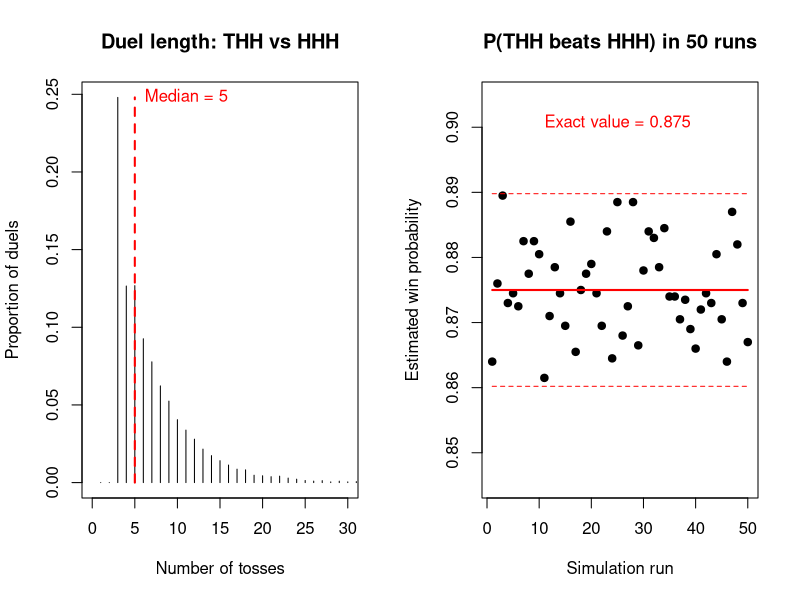

The R script that drew this image:
# Statistical Programming
# Practical 2: Sequence duels and the perils of independence
#
# Group 3:
# Alejandra Campo Archbold (s3023700)
# Weihang Gu (s2932201)
# Weichen Zhao (s2929481)
#
# Contributions (approximate proportions):
# - Alejandra Campo Archbold: []
# - Weihang Gu: []
# - Weichen Zhao: []
#
# GitHub URL:
# https://github.com/alejandrarchbold/Statistical_Programming.git


#-----------------------------------------------------------------------------
# Overview
#-----------------------------------------------------------------------------

# A coin with P(heads) = p is tossed repeatedly (1 = heads, 0 = tails). Two
# players each choose a pattern of k outcomes and the same stream of tosses
# is watched until one of the patterns appears as k consecutive tosses; that
# player wins. We simulate duels, estimate win probabilities between all
# patterns, compute exact expected waiting times of single patterns, look for
# non-transitive cycles and study how the bias p changes the game.


#-----------------------------------------------------------------------------
# Function definitions
#-----------------------------------------------------------------------------


# Q1: firsthit

firsthit <- function(x, a) {
  # Description: finds where pattern a first appears in the toss stream x.
  # Inputs: x (vector of 0/1 tosses), a (0/1 pattern).
  # Output: the toss at which a is first completed, or NA if it never is.
  # How it works: checks each window of k tosses in order, where the window
  #   ending at toss m is x[(m-k+1):m].
  
  k <- length(a)
  n <- length(x)
  if (k == 0) stop("Please add a 0/1 pattern.")
  if (n < k) return(NA)
  
  for (m in k:n) {
    if (all(x[(m - k + 1):m] == a)) return(m)
  }
  NA
}


# Shared simulation engine for Q2, Q3 and Q4

race <- function(pats, p = 0.5, nreps = 1, block = 50) {
  # Description: simulates nreps independent coin streams. Each stream is
  #   watched for every pattern in pats and stops when the first of them
  #   appears.
  # Inputs: pats (list of 0/1 patterns of the same length k), p (P(heads)),
  #   nreps (number of streams), block (tosses added per extension).
  # Output: matrix with one row per stream and columns winner (position in
  #   pats of the pattern that appeared first) and tosses (toss at which it
  #   appeared).
  # How it works: row i of X is stream i. While some streams are unfinished,
  #   only those rows receive a new block of tosses. Each pattern is compared
  #   with every k-window of every row at once; a row finishes when some
  #   window matches, and the winner is the pattern with the earliest match.
  
  k <- length(pats[[1]])
  res <- matrix(NA, nreps, 2, dimnames = list(NULL, c("winner", "tosses")))
  active <- 1:nreps
  X <- matrix(0, nreps, 0)
  
  while (length(active) > 0) {
    new <- matrix(rbinom(length(active) * block, 1, p), length(active))
    X <- cbind(X, new)
    ends <- k:ncol(X)
    
    # hit[i, q] = first toss at which pattern q appears in stream i (Inf if
    # it has not appeared). Window ending at toss e matches pattern a when
    # X[, e - k + j] == a[j] for j = 1, ..., k.
    hit <- sapply(pats, function(a) {
      match <- matrix(TRUE, nrow(X), length(ends))
      for (j in 1:k) match <- match & X[, ends - k + j, drop = FALSE] == a[j]
      ifelse(rowSums(match) > 0, ends[max.col(match, "first")], Inf)
    })
    hit <- matrix(hit, nrow(X))
    
    first <- apply(hit, 1, min)
    done <- first < Inf
    res[active[done], "winner"] <- apply(hit[done, , drop = FALSE], 1,
                                         which.min)
    res[active[done], "tosses"] <- first[done]
    
    X <- X[!done, , drop = FALSE]
    active <- active[!done]
  }
  res
}

check_pair <- function(a, b) {
  # Description: stops with an error unless a and b are distinct 0/1
  #   patterns of the same positive length.
  if (length(a) == 0 || length(a) != length(b)) {
    stop("a and b must have the same positive length.")
  }
  if (!all(c(a, b) %in% c(0, 1))) stop("Patterns must contain only 0 and 1.")
  if (all(a == b)) stop("a and b must be different.")
}


# Q2: duel

duel <- function(a, b, p = 0.5) {
  # Description: simulates one duel between patterns a and b.
  # Inputs: a and b (distinct 0/1 patterns), p (P(heads)).
  # Output: c(winner, tosses), with winner 1 if a wins and 0 if b wins.
  # How it works: runs race for a single stream.
  check_pair(a, b)
  r <- race(list(a, b), p, nreps = 1)
  c(winner = as.numeric(r[1, "winner"] == 1),
    tosses = as.numeric(r[1, "tosses"]))
}


# Q3: pwin

pwin <- function(a, b, p = 0.5, nreps = 10000) {
  # Description: estimates the probability that a appears before b.
  # Inputs: a and b (distinct 0/1 patterns), p (P(heads)),
  #   nreps (number of simulated duels).
  # Output: the proportion of the nreps duels won by a.
  # How it works: runs race for nreps streams at once.
  check_pair(a, b)
  r <- race(list(a, b), p, nreps)
  mean(r[, "winner"] == 1)
}


# Q4: ewait and simwait

ewait <- function(a, p = 0.5) {
  # Description: exact expected waiting time of pattern a.
  # Inputs: a (0/1 pattern), p (P(heads)).
  # Output: the expected number of tosses until a first appears.
  # How it works: a has an overlap of length j if its first j outcomes equal
  #   its last j outcomes (j = k always counts). Each overlap adds
  #   1 / P(a[1:j]), with P(a[1:j]) = p^h (1-p)^(j-h) and h the number of
  #   heads in a[1:j].
  k <- length(a)
  wait <- 0
  for (j in 1:k) {
    if (all(a[1:j] == a[(k - j + 1):k])) {
      h <- sum(a[1:j])
      wait <- wait + 1 / (p^h * (1 - p)^(j - h))
    }
  }
  wait
}

simwait <- function(a, p = 0.5, nreps = 20000) {
  # Description: simulated waiting times of pattern a, to check ewait.
  # Output: the waiting time in each of nreps independent streams.
  # How it works: runs race with a as the only pattern.
  race(list(a), p, nreps)[, "tosses"]
}


# Q5: pmat

all_patterns <- function(k) {
  # Description: all 2^k patterns of length k, one per row, in binary
  #   counting order with the first toss as the most significant digit
  #   (0 = T, 1 = H). For k = 3: TTT, TTH, THT, THH, HTT, HTH, HHT, HHH.
  unname(as.matrix(expand.grid(rep(list(0:1), k)))[, k:1, drop = FALSE])
}

label <- function(a) {
  # Description: writes a pattern with letters, e.g. c(1, 0, 1) -> "HTH".
  paste(c("T", "H")[a + 1], collapse = "")
}

pmat <- function(k, p = 0.5, nreps = 10000) {
  # Description: estimated win probabilities between all 2^k patterns.
  # Inputs: k (pattern length), p (P(heads)), nreps (duels per pair).
  # Output: matrix M where M[i, j] = P(pattern i beats pattern j), with
  #   patterns ordered as in all_patterns(k) and NA on the diagonal.
  # How it works: each pair is simulated once; since a duel always has one
  #   winner, M[j, i] = 1 - M[i, j].
  pats <- all_patterns(k)
  n <- nrow(pats)
  labs <- apply(pats, 1, label)
  M <- matrix(NA, n, n, dimnames = list(labs, labs))
  for (i in 1:(n - 1)) {
    for (j in (i + 1):n) {
      M[i, j] <- pwin(pats[i, ], pats[j, ], p, nreps)
      M[j, i] <- 1 - M[i, j]
    }
  }
  M
}


# Q5(a): best_reply

best_reply <- function(M) {
  # Description: best reply to every pattern.
  # Input: M (win probability matrix from pmat).
  # Output: for each pattern, the pattern that beats it with the highest
  #   probability and that probability.
  # How it works: column j of M holds the chances of beating pattern j, so
  #   the best reply is the row of the largest entry in column j.
  best <- apply(M, 2, which.max)
  data.frame(pattern = colnames(M), reply = rownames(M)[best],
             probability = round(M[cbind(best, 1:ncol(M))], 3))
}


# Q5(b): even_pairs, find_cycle and show_cycle

even_pairs <- function(M, tol = 0.015) {
  # Description: pairs of patterns that are (essentially) evenly matched.
  # Inputs: M (win matrix), tol (allowed distance of P from 0.5).
  # Output: prints the pairs with |P(a beats b) - 0.5| < tol.
  pos <- which(upper.tri(M) & abs(M - 0.5) < tol, arr.ind = TRUE)
  if (nrow(pos) == 0) {
    cat("No evenly matched pairs.\n")
  } else {
    print(data.frame(pattern_a = rownames(M)[pos[, 1]],
                     pattern_b = colnames(M)[pos[, 2]],
                     p_a_wins = round(M[pos], 3)), row.names = FALSE)
  }
}

find_cycle <- function(M, cutoff = 0.55) {
  # Description: shortest non-transitive cycle of distinct patterns, each
  #   beating the next with probability above cutoff.
  # Inputs: M (win matrix), cutoff (minimum win probability of each step).
  # Output: pattern indices of the cycle (start repeated at the end), or
  #   NULL if there is none.
  # How it works: beats[i, j] is TRUE if i clearly beats j. A breadth-first
  #   search from each start s visits patterns in order of the number of
  #   steps from s, so the first step back to s closes the shortest cycle
  #   through s. The shortest cycle over all starts is returned.
  beats <- M > cutoff
  beats[is.na(beats)] <- FALSE
  n <- nrow(M)
  best <- NULL
  
  for (s in 1:n) {
    parent <- rep(NA, n)
    queue <- s
    cycle <- NULL
    while (length(queue) > 0 && is.null(cycle)) {
      u <- queue[1]
      queue <- queue[-1]
      for (v in which(beats[u, ])) {
        if (v == s) {
          # follow the parents back from u to s to recover the path
          cycle <- c(u, s)
          while (cycle[1] != s) cycle <- c(parent[cycle[1]], cycle)
          break
        }
        if (is.na(parent[v])) {
          parent[v] <- u
          queue <- c(queue, v)
        }
      }
    }
    if (!is.null(cycle) && (is.null(best) || length(cycle) < length(best))) {
      best <- cycle
    }
  }
  best
}

show_cycle <- function(M, cutoff = 0.55) {
  # Description: prints the cycle from find_cycle and the win probability
  #   of each of its steps.
  cycle <- find_cycle(M, cutoff)
  if (is.null(cycle)) {
    cat("No clear non-transitive cycle found.\n")
    return(invisible(NULL))
  }
  labs <- rownames(M)
  cat("Cycle of length", length(cycle) - 1, ":",
      paste(labs[cycle], collapse = " -> "), "\n")
  for (i in 1:(length(cycle) - 1)) {
    cat(" ", labs[cycle[i]], "beats", labs[cycle[i + 1]], ":",
        round(M[cycle[i], cycle[i + 1]], 3), "\n")
  }
}


#-----------------------------------------------------------------------------
# Run code and analysis
#-----------------------------------------------------------------------------

set.seed(2026)


# Q1: Test firsthit on streams that can be checked by hand

# Stream H T T H T H H H T: HTH is completed at toss 6 and THH at toss 7.
x <- c(1, 0, 0, 1, 0, 1, 1, 1, 0)
cat("Q1: firsthit on H T T H T H H H T\n")
cat("  HTH (expected 6):", firsthit(x, c(1, 0, 1)), "\n")
cat("  THH (expected 7):", firsthit(x, c(0, 1, 1)), "\n")
cat("  HHH (expected 8):", firsthit(x, c(1, 1, 1)), "\n")
cat("  TTT (expected NA):", firsthit(x, c(0, 0, 0)), "\n")
cat("  HTH in H T (expected NA):", firsthit(c(1, 0), c(1, 0, 1)), "\n")


# Q2: Simulate one duel

cat("\nQ2: One duel between HTH and THH\n")
print(duel(c(1, 0, 1), c(0, 1, 1)))


# Q3: Estimate a win probability

cat("\nQ3: P(HHH beats THH), p = 0.5:",
    pwin(c(1, 1, 1), c(0, 1, 1)), "\n")


# Q4: Compare exact and simulated waiting times

cat("\nQ4: Fair coin length-2 patterns (expected 6, 6, 4, 4):",
    ewait(c(1, 1)), ewait(c(0, 0)), ewait(c(1, 0)), ewait(c(0, 1)), "\n")

patterns4 <- list(c(1, 1, 1), c(1, 0, 1), c(1, 1, 0), c(1, 0, 1), c(1, 1, 0))
probs4 <- c(0.5, 0.5, 0.5, 0.3, 0.7)
exact4 <- numeric(5)
sim4 <- numeric(5)
for (i in 1:5) {
  exact4[i] <- ewait(patterns4[[i]], probs4[i])
  sim4[i] <- mean(simwait(patterns4[[i]], probs4[i]))
}
cat("\nQ4: Exact and simulated expected waiting times\n")
print(data.frame(pattern = sapply(patterns4, label), p = probs4,
                 exact = round(exact4, 3), simulated = round(sim4, 3)),
      row.names = FALSE)


# Q5: Fair-coin win matrix, entry (i, j) = P(row i beats column j)

M <- pmat(k = 3, p = 0.5, nreps = 20000)
cat("\nQ5: Win probability matrix (fair coin)\n")
print(round(M, 2))


# Q5(a): Best replies

cat("\nQ5(a): Best replies (fair coin)\n")
print(best_reply(M), row.names = FALSE)


# Q5(b): Evenly matched pairs and the shortest non-transitive cycle

# With nreps = 20000 the standard error of an estimate is at most 0.0035,
# so pairs within 0.015 of 0.5 are treated as evenly matched, and a pattern
# "clearly beats" another when it wins with probability above 0.55.
cat("\nQ5(b): Evenly matched pairs (fair coin)\n")
even_pairs(M)
cat("\nQ5(b): Shortest non-transitive cycle (fair coin)\n")
show_cycle(M)

# The ten evenly matched pairs remove possible steps from a cycle. Every
# cycle of three patterns that never loses passes through one of them, so
# no cycle of clear wins has length 3, and the shortest has length 4:
# TTH -> THH -> HHT -> HTT -> TTH, each step won with probability 2/3-3/4.


# Q5(c): Expected waiting time against head-to-head performance

pats <- all_patterns(3)
ew <- apply(pats, 1, ewait)
avg_win <- rowMeans(M, na.rm = TRUE)
cat("\nQ5(c): Ranking by expected wait and by average duel win probability\n")
print(data.frame(pattern = rownames(M), ewait = ew, ewait_rank = rank(ew),
                 avg_win = round(avg_win, 3), duel_rank = rank(-avg_win)),
      row.names = FALSE)

# Duels between patterns with the same expected waiting time; the most
# one-sided are listed first.
pos <- which(upper.tri(M) & outer(ew, ew, "=="), arr.ind = TRUE)
win <- pmax(M[pos], 1 - M[pos])
winner_first <- M[pos] >= 0.5
same <- data.frame(
  winner = ifelse(winner_first, rownames(M)[pos[, 1]], rownames(M)[pos[, 2]]),
  loser = ifelse(winner_first, rownames(M)[pos[, 2]], rownames(M)[pos[, 1]]),
  ewait = ew[pos[, 1]], p_winner = round(win, 3))
cat("\nQ5(c): Duels between patterns with equal expected waiting time\n")
print(same[order(-win), ], row.names = FALSE)

# The four patterns with the shortest expected wait (8 tosses) are also the
# best in duels, but the expected wait cannot separate them: among them HTT
# beats TTH and THH beats HHT with probability about 0.75, and the cycle
# above shows that none of the four is best.


# Q6: Duel length and Monte Carlo variability, for THH against HHH
# (THH is the best reply to HHH found in Q5(a)).

a <- c(0, 1, 1)
b <- c(1, 1, 1)
par(mfrow = c(1, 2))

# Plot 1: estimated distribution of the number of tosses in a duel
games <- race(list(a, b), nreps = 20000)
freq <- tabulate(games[, "tosses"]) / 20000
med <- median(games[, "tosses"])
plot(seq_along(freq), freq, type = "h", xlim = c(0, 30),
     xlab = "Number of tosses", ylab = "Proportion of duels",
     main = "Duel length: THH vs HHH")
lines(c(med, med), c(0, max(freq)), col = "red", lty = 2, lwd = 2)
text(med, max(freq), paste("Median =", med), pos = 4, col = "red")

# Plot 2: 50 independent estimates of P(THH beats HHH) with nreps = 2000.
# HHH can only win if the first three tosses are HHH: after any tail, THH
# is completed before HHH can be. So the exact value is 1 - 1/8 = 0.875.
# The dashed lines are +- 2 standard errors of a single estimate.
est <- numeric(50)
for (i in 1:50) est[i] <- pwin(a, b, nreps = 2000)
se <- sqrt(0.875 * 0.125 / 2000)
plot(est, pch = 19, ylim = 0.875 + c(-4, 4) * se,
     xlab = "Simulation run", ylab = "Estimated win probability",
     main = "P(THH beats HHH) in 50 runs")
lines(c(1, 50), c(0.875, 0.875), col = "red", lwd = 2)
lines(c(1, 50), 0.875 + c(2, 2) * se, col = "red", lty = 2)
lines(c(1, 50), 0.875 - c(2, 2) * se, col = "red", lty = 2)
text(25, 0.875 + 3.5 * se, "Exact value = 0.875", col = "red")
par(mfrow = c(1, 1))


# Q7: Effect of the coin bias

for (bias in c(0.25, 0.7)) {
  M_bias <- pmat(k = 3, p = bias, nreps = 20000)
  cat("\nQ7: Best replies for p =", bias, "\n")
  print(best_reply(M_bias), row.names = FALSE)
  cat("\nQ7: Evenly matched pairs for p =", bias, "\n")
  even_pairs(M_bias)
  cat("\nQ7: Shortest non-transitive cycle for p =", bias, "\n")
  show_cycle(M_bias)
}

# With p = 0.25 or 0.7 the best replies change (e.g. for p = 0.25 the best
# reply to TTH is TTT and to HTT is THT) and the second player's advantage
# grows for most patterns: at p = 0.25 THH beats HHH about 98% of the time.
# The ties of the fair coin come from its symmetry and disappear (only
# THH vs HHT at p = 0.7 stays close, at about 0.51), so a cycle of length 3
# becomes possible. The game stays non-transitive, but some steps of these
# shorter cycles are only narrow wins (about 0.57).


#-----------------------------------------------------------------------------
# Conclusion
#-----------------------------------------------------------------------------

# Isolated expected waiting times do not determine who wins a duel:
# patterns with the same expected wait win against each other 3 times in 4,
# and the cycles show there is no best pattern to rank at all. The waiting
# times of the two players are dependent, because both watch the same
# stream, and the outcome depends on how the end of one pattern overlaps
# the start of the other. Comparing two separate summaries treats the
# waiting times as if they were independent, which ignores exactly this
# dependence and gives confident but wrong conclusions.
